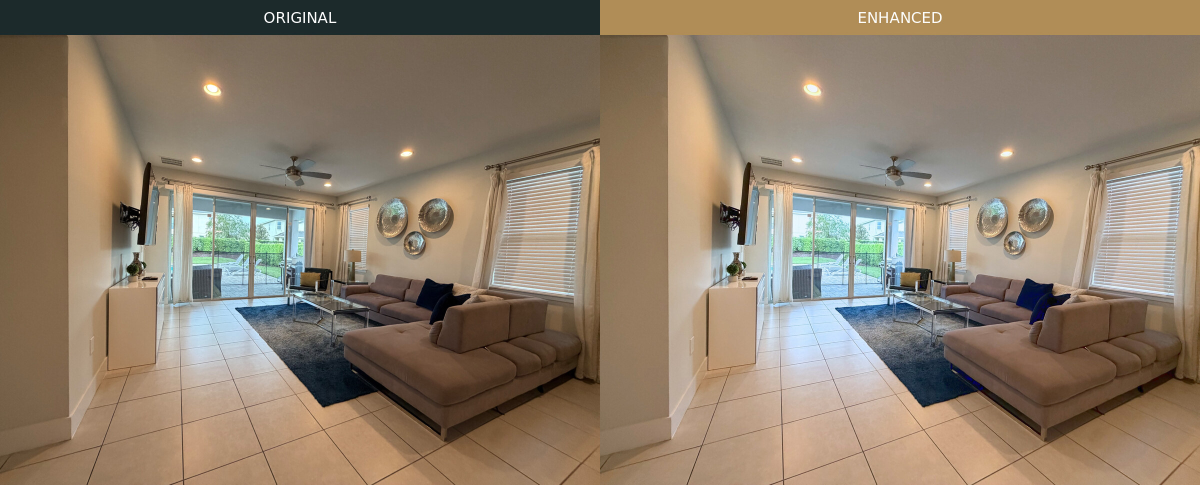
#> input picture photo-review/compare-10.jpg, 2400 x 970 px (shown at 1/2 size)
$ python enhance.py ../photo-review/compare-10.jpg out.png
#> lines starting #> are read from the running program, lines starting #| are printed output that depends on the picture; after the words box and inside, x2 and y2 are one past the last pixel; in counts of white or black regions, pixels touching at a corner belong together
#!/usr/bin/env python3
"""
Natural real-estate photo enhancement.

Global, photographic corrections ONLY - nothing is generated, added, removed,
warped or retouched locally. The same parameters are applied to every photo so
the set has a consistent look.

  1. White balance  - neutralises colour casts using the image's own near-white
                      surfaces (walls / ceilings), applied partially so the room
                      keeps a natural, slightly warm feel.
  2. Exposure       - a midtone (gamma) lift toward a target brightness, with a
                      soft highlight shoulder so windows / lamps don't clip.
  3. Shadows        - small lift of the deepest tones (like a "shadows +" slider).
  4. Contrast       - a gentle S-curve on luminance.
  5. Vibrance       - small lift for muted colours; rich colours barely change.
  6. Noise          - very light chroma-noise reduction (colour speckle only).
  7. Clarity        - gentle large-radius local contrast for depth.
  8. Sharpening     - mild unsharp mask, applied after resizing.

Usage:
  python3 tools/enhance.py INPUT.jpg OUTPUT.jpg [--max 2400] [--quality 88]
"""
import argparse

import numpy as np
from PIL import Image, ImageFilter, ImageOps

# ---- shared style parameters (one look for the whole set) -------------------
WB_STRENGTH = 0.85        # 0 = leave as shot, 1 = fully neutral
WB_WARM_BIAS = (1.012, 1.0, 0.985)  # keep a hint of warmth (R, G, B multipliers)
TARGET_MEDIAN = 0.54      # target median luminance (display-referred 0..1)
MAX_GAMMA_SHIFT = 0.30    # cap on how far exposure can be pushed either way
SHADOW_LIFT = 0.035
CONTRAST = 0.16           # S-curve strength
SHOULDER_START = 0.86     # highlights above this roll off softly
CHROMA_DENOISE_RADIUS = 1.2
SHARPEN = dict(radius=1.1, percent=45, threshold=3)
VIBRANCE = 0.12           # lifts muted colours more than already-rich ones
CLARITY = 14              # gentle large-radius local contrast (percent)


def luminance(a):
    return a[..., 0] * 0.2126 + a[..., 1] * 0.7152 + a[..., 2] * 0.0722


def white_balance(a):
    """Estimate the scene illuminant from the brightest non-clipped surfaces
    (painted ceilings / walls / trim - "white patch"), blended with a little
    grey-world so strongly tinted interiors are pulled back toward neutral.
    Applied partially so rooms keep a natural, slightly warm feel."""
    L = luminance(a)
    mx, mn = a.max(axis=2), a.min(axis=2)
    sat = (mx - mn) / np.maximum(mx, 1e-4)
    mask = (L > np.percentile(L, 80)) & (L < 0.97) & (sat < 0.35)
    if mask.sum() < 500:
        mask = L > np.percentile(L, 80)
    white_patch = a[mask].mean(axis=0)
    grey_world = a.reshape(-1, 3).mean(axis=0)
    ref = np.exp(0.75 * np.log(white_patch) + 0.25 * np.log(grey_world))
    gains = ref[1] / np.maximum(ref, 1e-4)
    gains = np.exp(np.log(gains) * WB_STRENGTH) * np.array(WB_WARM_BIAS)
    gains = np.clip(gains, 0.85, 1.20)
    gains = gains / luminance(gains[None, None, :])[0, 0]  # keep brightness
    return a * gains, gains


def tone(a):
    L = luminance(a)
    med = float(np.median(L))
    # gamma that maps current median -> target median
    g = np.log(TARGET_MEDIAN) / np.log(max(min(med, 0.95), 0.05))
    # brighten dim photos; never darken already-bright ones (airy is the goal)
    g = float(np.clip(g, 1 - MAX_GAMMA_SHIFT, 1.04))
    Ln = np.clip(L, 0, None) ** g
    # shadow lift (fades out by mid-grey)
    Ln = Ln + SHADOW_LIFT * (1 - Ln) * np.exp(-Ln * 6)
    # gentle S-curve around the midpoint
    Ln = Ln + CONTRAST * Ln * (1 - Ln) * (Ln - 0.5) * 2
    # soft highlight shoulder
    s = SHOULDER_START
    over = Ln > s
    Ln[over] = s + (1 - s) * np.tanh((Ln[over] - s) / (1 - s))
    ratio = Ln / np.maximum(L, 1e-4)
    out = a * ratio[..., None]
    # protect against channel clipping by compressing toward luminance
    peak = out.max(axis=2, keepdims=True)
    k = np.where(peak > 1.0, (1.0 - Ln[..., None]) / np.maximum(peak - Ln[..., None], 1e-4), 1.0)
    out = Ln[..., None] + (out - Ln[..., None]) * np.clip(k, 0, 1)
    return out, g, med


def vibrance(a):
    L = luminance(a)[..., None]
    mx, mn = a.max(axis=2, keepdims=True), a.min(axis=2, keepdims=True)
    sat = (mx - mn) / np.maximum(mx, 1e-4)
    out = L + (a - L) * (1 + VIBRANCE * (1 - sat) ** 2)
    return np.clip(out, 0, 1)


def clarity(img):
    """Large-radius, low-amount unsharp mask: adds depth and separation the way
    a 'clarity' slider does, without the halos of strong local tone mapping."""
    radius = max(img.size) / 70
    return img.filter(ImageFilter.UnsharpMask(radius=radius, percent=CLARITY, threshold=2))


def chroma_denoise(img):
    ycc = img.convert("YCbCr")
    y, cb, cr = ycc.split()
    cb = cb.filter(ImageFilter.GaussianBlur(CHROMA_DENOISE_RADIUS))
    cr = cr.filter(ImageFilter.GaussianBlur(CHROMA_DENOISE_RADIUS))
    return Image.merge("YCbCr", (y, cb, cr)).convert("RGB")


def enhance(src, dst, max_side=2400, quality=88, verbose=True):
#> called with src = '../photo-review/compare-10.jpg', dst = 'out.png', max_side = 2400, quality = 88, verbose = True
    img = ImageOps.exif_transpose(Image.open(src)).convert("RGB")
#> img is the input picture: PIL image 2400x970 RGB; mean R, G, B 142.1, 126.1, 107.7
    a = np.asarray(img).astype(np.float32) / 255.0
    a, gains = white_balance(a)
#> in white_balance, `mx, mn = a.max(axis=2), a.min(axis=2)`:
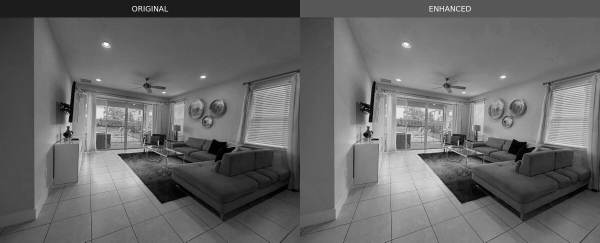
#> mn: shape (970, 2400) float32 (shown at 1/4 size); min 0, max 1, mean 0.407
#> in white_balance, `mask = (L > np.percentile(L, 80)) & (L < 0.97) & (sat < 0.35)`:
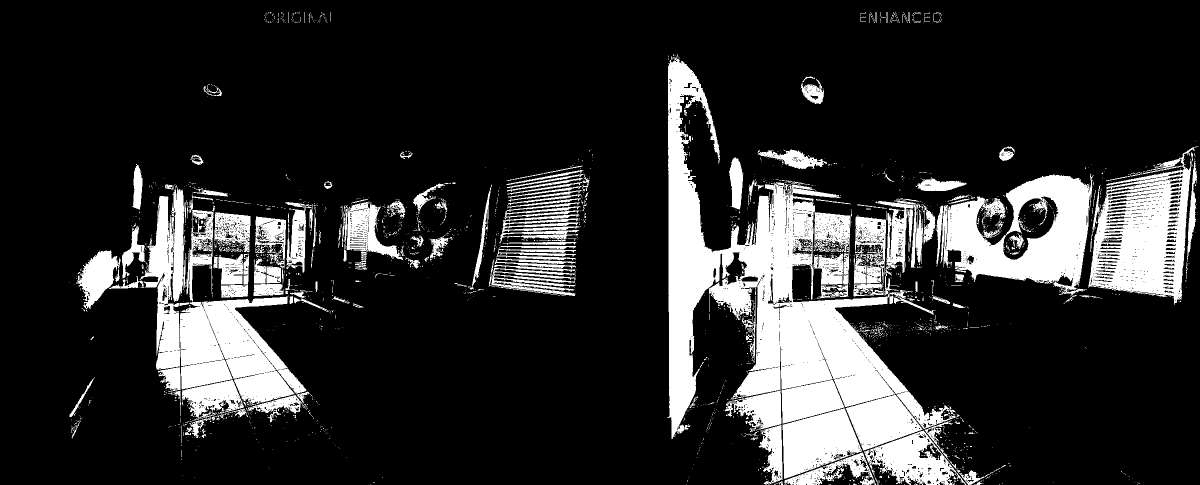
#> mask: shape (970, 2400) bool (shown at 1/2 size); 17.8% white; 2324 white regions (2100 under 20 px), largest, box (x1, y1, x2, y2) and area: (1334, 108, 1913, 901) 133446, (1881, 347, 2187, 593) 38982, (2177, 293, 2397, 609) 35830
#> in white_balance, `white_patch = a[mask].mean(axis=0)`: white_patch = [0.759, 0.736, 0.693]
#> in white_balance, `grey_world = a.reshape(-1, 3).mean(axis=0)`: grey_world = [0.557, 0.494, 0.423]
#> in white_balance, `ref = np.exp(0.75 * np.log(white_patch) + 0.25 * np.log(grey_world))`: ref = [0.703, 0.667, 0.612]
#> in white_balance, `gains = ref[1] / np.maximum(ref, 1e-4)`: gains = [0.949, 1, 1.09]
#> in white_balance, `gains = np.exp(np.log(gains) * WB_STRENGTH) * np.array(WB_WARM_BIAS)`: gains = [0.968, 1, 1.06]
#> in white_balance, `gains = gains / luminance(gains[None, None, :])[0, 0]`: gains = [0.97, 1, 1.06]
#> gains = [0.97, 1, 1.06]
    a, g, med = tone(a)
#> in tone, `med = float(np.median(L))`: med = 0.502
#> in tone, `g = np.log(TARGET_MEDIAN) / np.log(max(min(med, 0.95), 0.05))`: g = 0.894
#> in tone, `k = np.where(peak > 1.0, (1.0 - Ln[..., None]) / np.maximum(peak - Ln[..`:
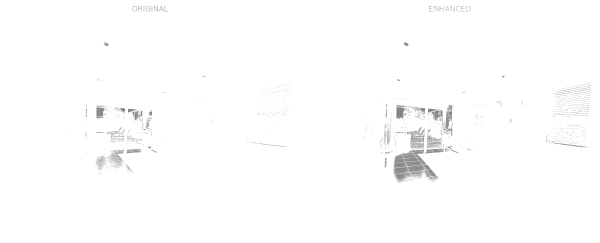
#> k: shape (970, 2400, 1) float64 (shown at 1/4 size); min 0.479, max 1, mean 0.993
#> g = 0.894; med = 0.502
    a = vibrance(a)
#> in vibrance, `mx, mn = a.max(axis=2, keepdims=True), a.min(axis=2, keepdims=True)`:
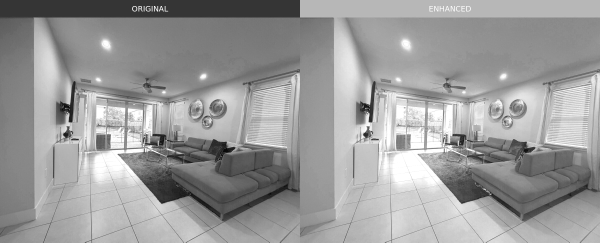
#> mx: shape (970, 2400, 1) float64 (shown at 1/4 size); min 0, max 1, mean 0.607
#> in vibrance, `sat = (mx - mn) / np.maximum(mx, 1e-4)`:
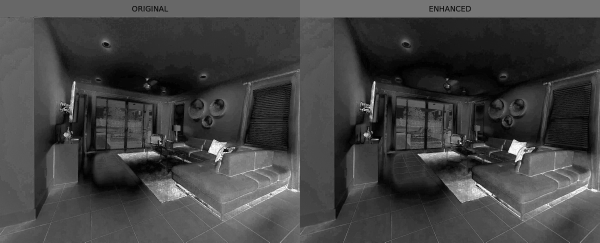
#> sat: shape (970, 2400, 1) float64 (shown at 1/4 size); min 0, max 1, mean 0.263
    out = Image.fromarray((np.clip(a, 0, 1) * 255 + 0.5).astype(np.uint8))
#> out: PIL image 2400x970 RGB
    out = chroma_denoise(out)
#> in chroma_denoise, `y, cb, cr = ycc.split()`:
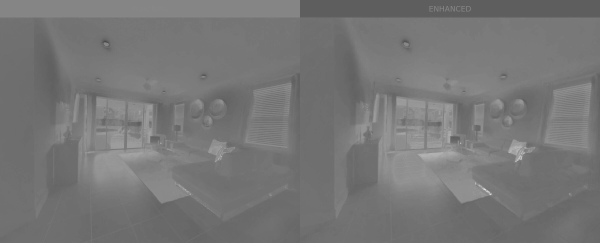
#> cb: PIL image 2400x970 L (shown at 1/4 size); min 57, max 241, mean 118.2
#> in chroma_denoise, `y, cb, cr = ycc.split()`:
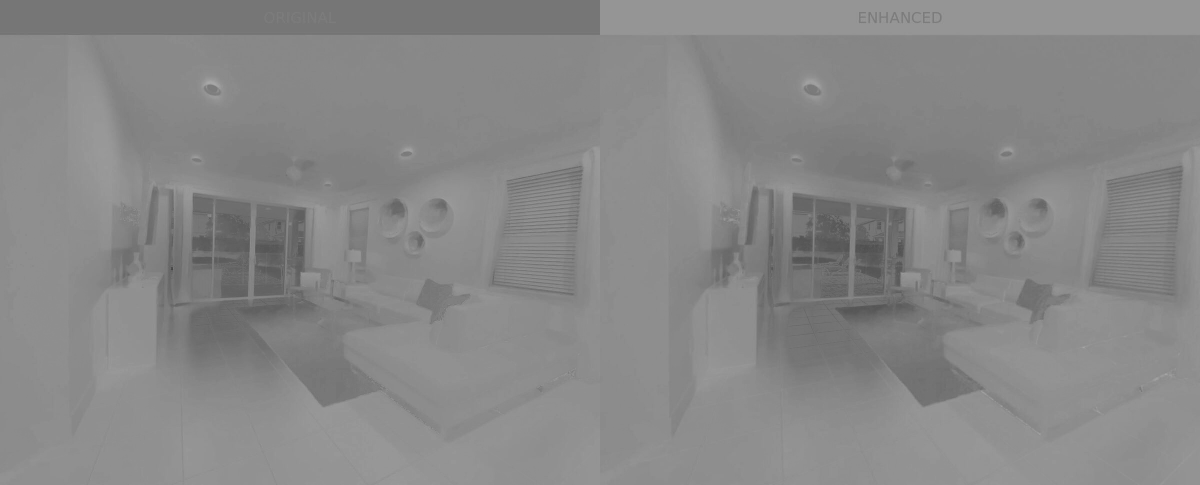
#> cr: PIL image 2400x970 L (shown at 1/2 size); min 56, max 169, mean 135.4
    out = clarity(out)
    if max(out.size) > max_side:
        out.thumbnail((max_side, max_side), Image.LANCZOS)
    out = out.filter(ImageFilter.UnsharpMask(**SHARPEN))
    out.save(dst, "JPEG", quality=quality, optimize=True, progressive=True)
    if verbose:
        print(f"{src} -> {dst}  wb={np.round(gains, 3)}  median {med:.3f}  gamma {g:.3f}")
#| ../photo-review/compare-10.jpg -> out.png  wb=[0.97  1.003 1.062]  median 0.502  gamma 0.894


if __name__ == "__main__":
    p = argparse.ArgumentParser()
    p.add_argument("src")
    p.add_argument("dst")
    p.add_argument("--max", type=int, default=2400)
    p.add_argument("--quality", type=int, default=88)
    args = p.parse_args()
    enhance(args.src, args.dst, args.max, args.quality)

$ run again, on photo-review/sample-10-enhanced.jpg
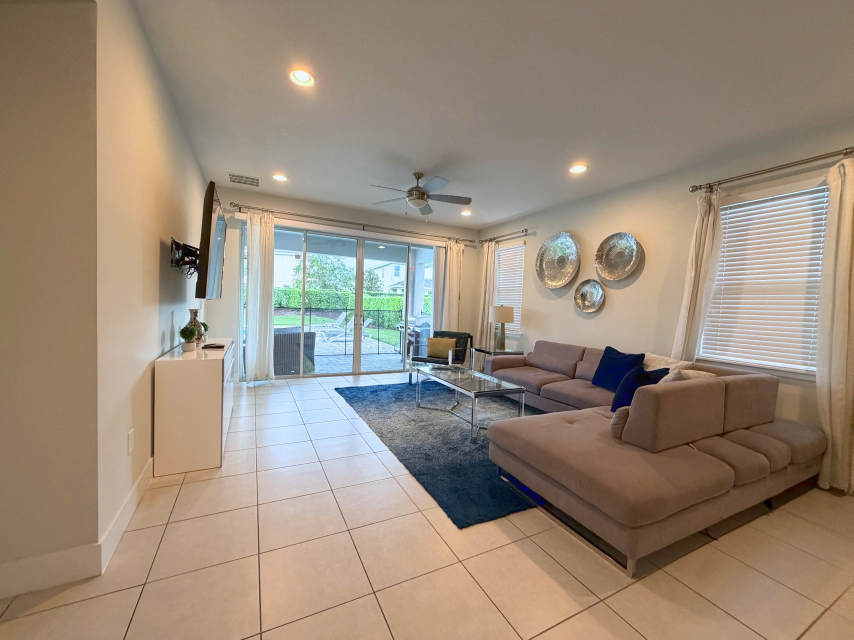
#> input picture photo-review/sample-10-enhanced.jpg, 2560 x 1920 px (shown at 1/3 size)
#> in enhance, img is the input picture: PIL image 2560x1920 RGB; mean R, G, B 153.7, 138.3, 122.1
#> in white_balance, `mask = (L > np.percentile(L, 80)) & (L < 0.97) & (sat < 0.35)`:
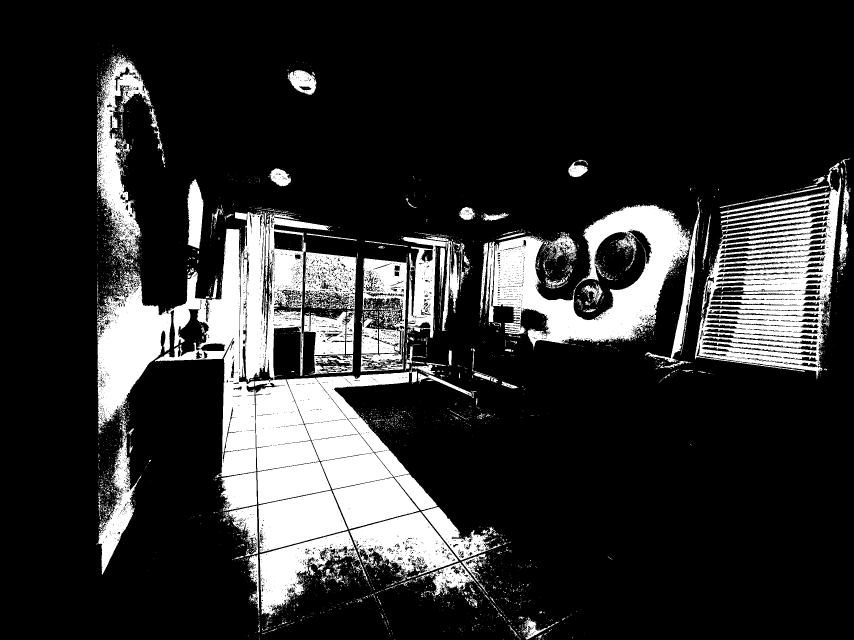
#> mask: shape (1920, 2560) bool (shown at 1/3 size); 18.5% white; 5501 white regions (5117 under 20 px), largest, box (x1, y1, x2, y2) and area: (292, 636, 1228, 1468) 281170, (2085, 512, 2524, 1138) 117344, (1478, 613, 2072, 1044) 104421
#> white_patch = [0.785, 0.767, 0.735]
#> grey_world = [0.6, 0.546, 0.481]
#> ref = [0.734, 0.705, 0.661]
#> in white_balance, `gains = ref[1] / np.maximum(ref, 1e-4)`: gains = [0.96, 1, 1.07]
#> in white_balance, `gains = np.exp(np.log(gains) * WB_STRENGTH) * np.array(WB_WARM_BIAS)`: gains = [0.977, 1, 1.04]
#> in white_balance, `gains = gains / luminance(gains[None, None, :])[0, 0]`: gains = [0.979, 1, 1.04]
#> in tone, `med = float(np.median(L))`: med = 0.54
#> in tone, `g = np.log(TARGET_MEDIAN) / np.log(max(min(med, 0.95), 0.05))`: g = 1
#> over: shape (1920, 2560) bool; 3.5% white; 2601 white regions (2268 under 20 px), largest, box (x1, y1, x2, y2) and area: (1088, 776, 1219, 958) 10245, (821, 746, 910, 893) 8760, (887, 1195, 1041, 1271) 7556
#> in enhance, `a, g, med = tone(a)`: med = 0.54
#> ycc: PIL image 2560x1920 YCbCr; mean of channels 0, 1, 2 141.5, 119.2, 135
#> in chroma_denoise, `y, cb, cr = ycc.split()`:
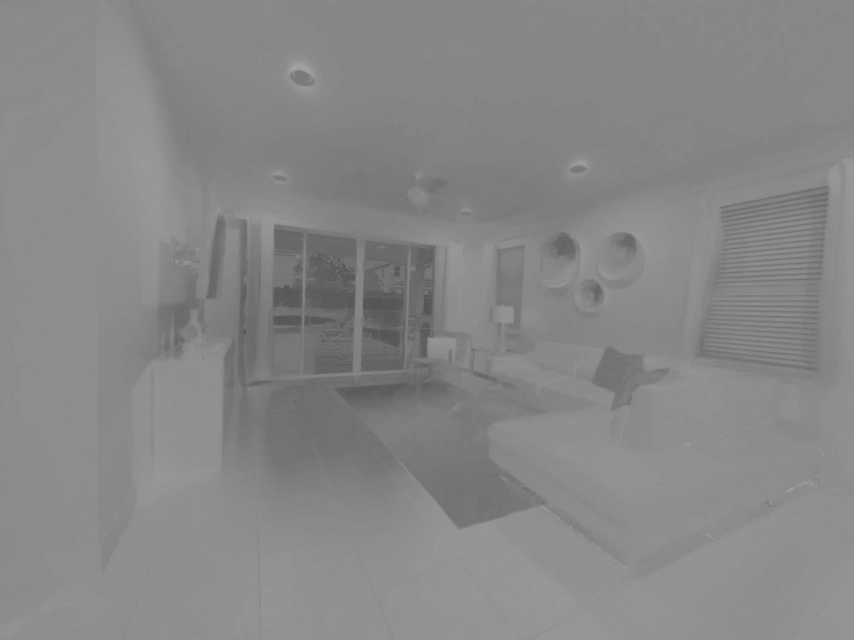
#> cr: PIL image 2560x1920 L (shown at 1/3 size); min 77, max 164, mean 135
#| ../photo-review/sample-10-enhanced.jpg -> out.png  wb=[0.979 1.002 1.042]  median 0.540  gamma 1.000

$ run again, on photo-review/sample-12-enhanced.jpg
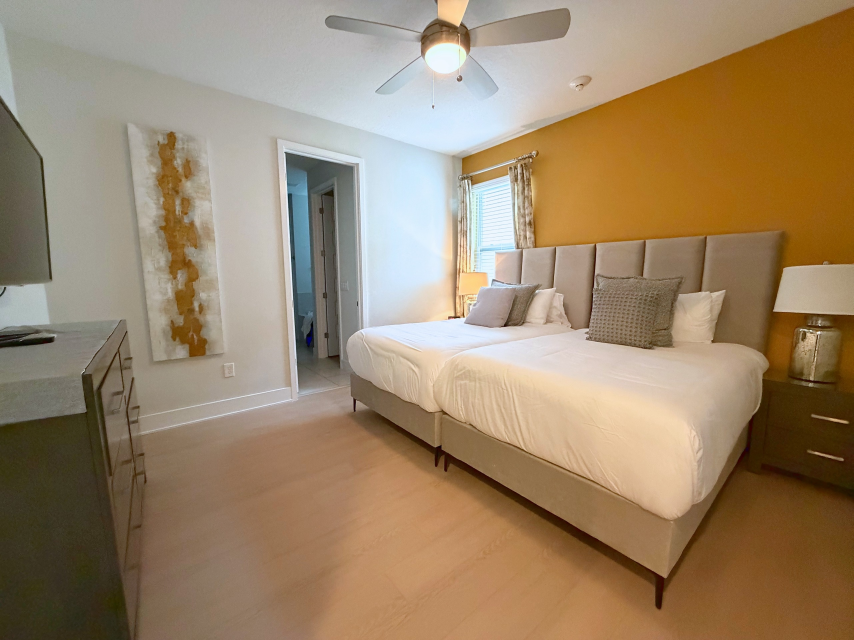
#> input picture photo-review/sample-12-enhanced.jpg, 2560 x 1920 px (shown at 1/3 size)
#> in enhance, img is the input picture: PIL image 2560x1920 RGB; mean R, G, B 156, 134.2, 106.8
#> in white_balance, `mask = (L > np.percentile(L, 80)) & (L < 0.97) & (sat < 0.35)`:
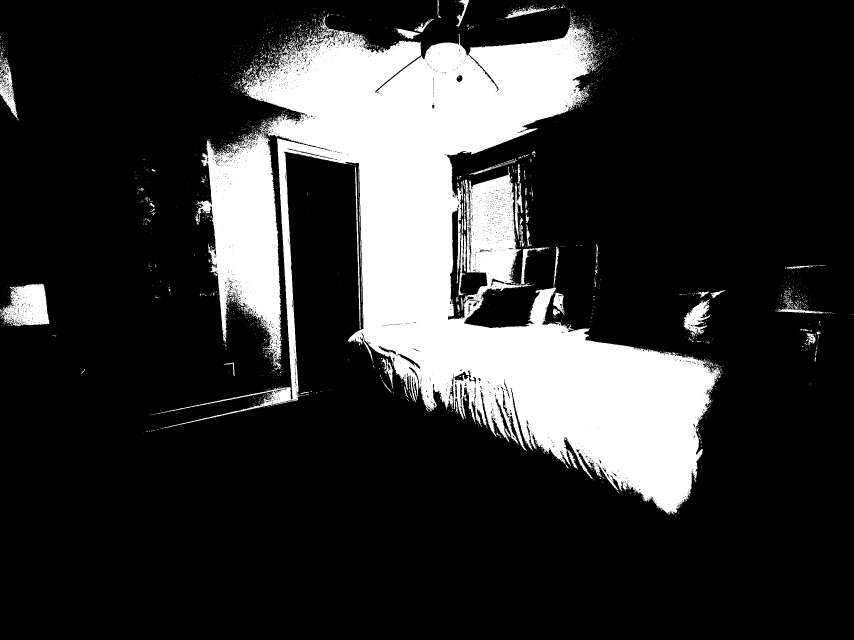
#> mask: shape (1920, 2560) bool (shown at 1/3 size); 19.7% white; 2987 white regions (2832 under 20 px), largest, box (x1, y1, x2, y2) and area: (475, 48, 2167, 1544) 817431, (587, 399, 845, 1108) 100023, (0, 851, 148, 978) 12788
#> white_patch = [0.823, 0.806, 0.78]
#> grey_world = [0.611, 0.528, 0.42]
#> ref = [0.764, 0.725, 0.668]
#> in white_balance, `gains = ref[1] / np.maximum(ref, 1e-4)`: gains = [0.949, 1, 1.09]
#> in white_balance, `gains = np.exp(np.log(gains) * WB_STRENGTH) * np.array(WB_WARM_BIAS)`: gains = [0.968, 1, 1.06]
#> in white_balance, `gains = gains / luminance(gains[None, None, :])[0, 0]`: gains = [0.971, 1, 1.06]
#> in tone, `med = float(np.median(L))`: med = 0.54
#> in tone, `g = np.log(TARGET_MEDIAN) / np.log(max(min(med, 0.95), 0.05))`: g = 0.999
#> over: shape (1920, 2560) bool; 6.6% white; 1162 white regions (1088 under 20 px), largest, box (x1, y1, x2, y2) and area: (944, 428, 2068, 1315) 196211, (1010, 114, 1565, 458) 78195, (1391, 516, 1555, 936) 31118
#> in enhance, `a, g, med = tone(a)`: med = 0.54
#> ycc: PIL image 2560x1920 YCbCr; mean of channels 0, 1, 2 137.6, 113.5, 138.1
#> in chroma_denoise, `y, cb, cr = ycc.split()`:
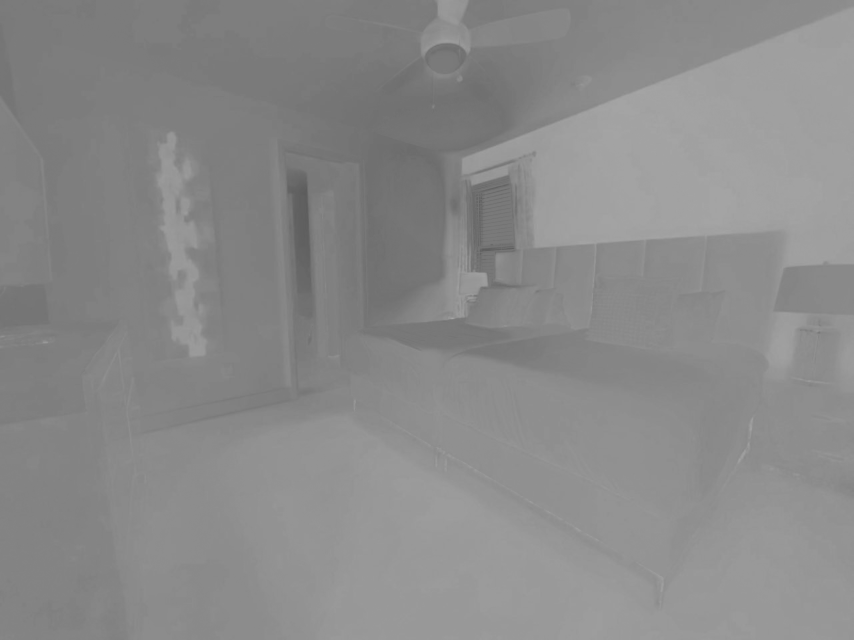
#> cr: PIL image 2560x1920 L (shown at 1/3 size); min 89, max 169, mean 138.1
#| ../photo-review/sample-12-enhanced.jpg -> out.png  wb=[0.971 1.003 1.059]  median 0.540  gamma 0.999
